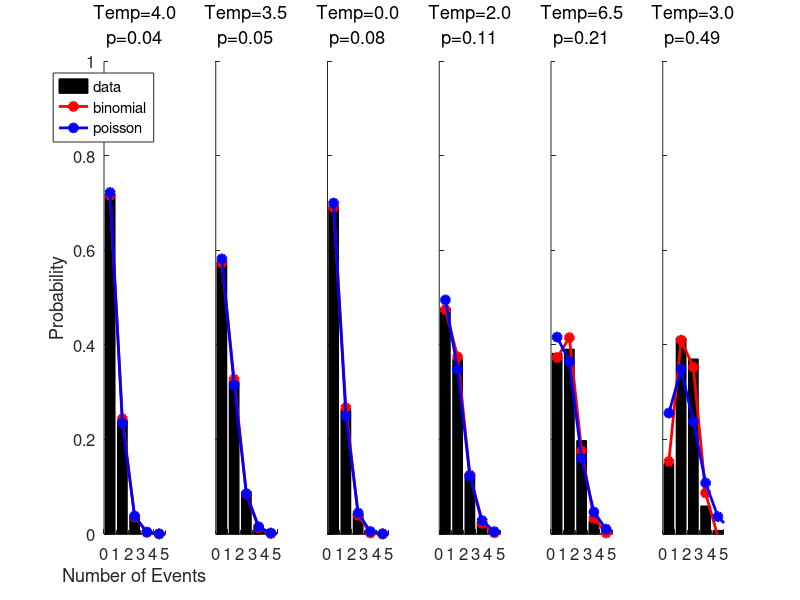

Recreate this plot in MATLAB.
% Bionmial Distributions
% Answers to exercises
%
% Copyright 2019 by Joshua I. Gold, University of Pennsylvania
%  Created 09/21/18
%  Updated 12/31/19

%% Exercise 1
% Note that omitting the semicolon at the end of a line causes the output
% to be shown in the Command Window.
n = 10;                       % Number of available quanta
pRelease = 0.2;               % Release probabilty 
k = 0:10;                     % Possible values of k (measured events)
probs = binopdf(k,n,pRelease) % Array of probabilities of obtaining those values of k, given n and prelease

%% Exercise 2
n = 14;                       % Number of available quanta
k = 8;                        % Measured number of released quanta
prob1  = binopdf(k,n,0.1)     % Probabilty of obtaining k if release p = 0.1
prob2  = binopdf(k,n,0.2)     % Probabilty of obtaining k if release p = 0.2
prob3  = binopdf(k,n,0.3)     % Probabilty of obtaining k if release p = 0.3
prob4  = binopdf(k,n,0.4)     % Probabilty of obtaining k if release p = 0.4
prob5  = binopdf(k,n,0.5)     % Probabilty of obtaining k if release p = 0.5
prob6  = binopdf(k,n,0.6)     % Probabilty of obtaining k if release p = 0.6 ** MOST LIKELY
prob7  = binopdf(k,n,0.7)     % Probabilty of obtaining k if release p = 0.7
prob8  = binopdf(k,n,0.8)     % Probabilty of obtaining k if release p = 0.8
prob9  = binopdf(k,n,0.9)     % Probabilty of obtaining k if release p = 0.9
prob10 = binopdf(k,n,1.0)     % Probabilty of obtaining k if release p = 1.0

%% Exercise 3
% Likelihood and log-likelihood for sample size = 2, assumed pRelease=0.1
n1 = 14;                      % Number of available quanta, experiment 1
n2 = 14;                      % Number of available quanta, experiment 2
k1 = 8;                       % Measured number of released experiment 1
k2 = 5;                       % Measured number of released experiment 2
pRelease = 0.1;               % Assumed probability of release
prob1 = binopdf(k1,n1,pRelease) % Probabilty of obtaining data 1 (k1) given n1, prelease
prob2 = binopdf(k2,n2,pRelease) % Probabilty of obtaining data 2 (k2) given n2, prelease
totalProb = prob1 * prob2     % Assume independence and compute product
totalLogProb = log(prob1) + log(prob2) % Assume independence and compute sum

% likelihood and log-likelihood functions for sample size = 2
ps = (0:0.01:1.0)';           % Array of possible release probabilities -- compute
                              % at a resolution of 0.01
nps = length(ps);             % Get length of array of values of p
probs = binopdf( ....         % Get value of the binomial distribution for each
   repmat([k1 k2], nps, 1), ...  % combination of k, n, p. The output is a matrix
   repmat([n1 n2], nps, 1), ...  % with two rows: 1) n1, k1  2) n2, k2
   repmat(ps, 1, 2));            % columns are different values of p

% The likelihood function is the product of likelihoods (assuming
% independence)
subplot(2,1,1); cla reset; hold on;
ylabel('Likelihood');
likelihoodFcn = prod(probs,2);   % Compute the product
plot(ps, likelihoodFcn);         % Plot it
maxLikelihood = max(likelihoodFcn); % Get the maximum likelihood
plot(ps(likelihoodFcn==maxLikelihood), maxLikelihood, 'ko');

% The log-likelihood function is the sum of log-likelihoods (assuming
% independence)
subplot(2,1,2); cla reset; hold on;
ylabel('Log-likelihood');
logLikelihoodFcn = sum(log(probs),2); % Compute the sum
plot(ps, logLikelihoodFcn);      % Plot it
maxLogLikelihood = max(logLikelihoodFcn); % Get the maximum likelihood
plot(ps(logLikelihoodFcn==maxLogLikelihood), maxLogLikelihood, 'ko');

% Likelihood and log-likelihood functions for different sample sizes.
%
% The code below will produce three plots that will update automatically 
%  for different sample sizes. You should see that as sample size increases, 
%  the ability to estimate the true value of the probability of release 
%  increases. You will also see an advantage of using log-likelihood over 
%  likelihood: as the number of samples increases, the total likelihood 
%  (the product of the likeilihoods associated with each measurement in 
%  the sample) eventually disappears, because Matlab can't handle the 
%  really small numbers (note that as the sample size increases, the 
%  number of all possible experimental outcomes you could measure gets 
%  really, really big, so the total likelihood of any GIVEN outcome gets 
%  really, really small). The three plots are:
%
%  TOP: normalized histogram of simulated experimental outcomes (i.e.,
%  simulated values of k for the given release probability and sample
%  size), along with the theoretical binomial distribution
%
%  MIDDLE: likelihood function, p(simulated data | pRelease)
%  Also shown are the maximum likelihood (peak of the likelihood function)
%  determined directly from the plotted likelihood function plus the value
%  (and 95% confidence intervals) computed using Matlab's "binofit" function
%  fit to the simulated data, plus the value of pRelease used in the
%  simulations.
% 
%  BOTTOM: Same as in the middle panel, but using the log-likelihood
%  function
%
n = 14;                       % number of available quanta
pRelease = 0.3;               % assumed probability of release
ks = 0:n;                     % possible values of k
ps = 0:0.01:1.0;              % possible release probabilities
pdat = zeros(length(ps), 2);  % pre-allocate matrix to hold likelihoods per p
TINY = 0.0001;                % to avoid multiplying/taking logs of really small numbers
for sampleSize = round(logspace(0,3,30))  % try different sample sizes
   
   % Simulate experiments -- get simulated counts for the given n,
   % pRelease, and number of experiments
   sCounts = binornd(n,pRelease,sampleSize,1);
   
   % Plot experiment, theoretical binomial pdf
   subplot(3,1,1); cla reset; hold on;
   title(sprintf('Sample size = %d', sampleSize))
   ylabel('Probability');
   xlabel('Release count');
   xlim([ks(1) ks(end)]);
   
   % Plot normalized histogram of simulated counts
   sCountHistogram = hist(sCounts, ks);
   bar(ks, sCountHistogram./sum(sCountHistogram));
   
   % Plot theoretical pdf
   plot(ks, binopdf(ks, n, pRelease), 'ro-');
   
   % compute (log) lik for each p
   pdat(:,1) = 1; % initialize so we can keep track of product of likelihoods
   pdat(:,2) = 0; % initialize so we can keep track of sum of log-likelihoods
   
   % Loop through each possible value of release probability
   for pp = 1:length(ps)
      
      % Compute the probabilities of obtaining the data, given the assumed
      % release probabilty
      probs = binopdf(ks, n, ps(pp));
      
      % Loop through each possible value of k we could have obtained in the
      % simulated experiment
      for cc = 1:length(ks)
         
         % Did we actually obtain that particular value of k?
         if sCountHistogram(cc) > 0
            
            % Avoid really small numbers
            if probs(cc) < TINY
               lprob = log(TINY);
               pprob = TINY;
            else
               lprob = log(probs(cc));
               pprob = probs(cc);
            end
            
            % Product of likelihoods
            pdat(pp,1) = pdat(pp,1).*pprob.^sCountHistogram(cc);
            
            % Sum of log likelihoods
            pdat(pp,2) = pdat(pp,2)+lprob.*sCountHistogram(cc);
         end
      end
   end
   
   % Use binofit to estimate p from the simulated data. This uses a trick
   % that assumes all of the measurements are independent and lumps them
   % together as if they were one big experiment.
   [phat, pci] = binofit(sum(sCounts),sampleSize*14);
   
   % Plot product of likelihoods
   %
   subplot(3,1,2); cla reset; hold on;
   ylabel('likelihood');

   % Plot the likelihood function (product of likelihoods)
   plot(ps, pdat(:,1));
   
   % Find the maximum
   maxp = max(pdat(:,1));
   
   % Show the actual pRelease value as a dashed line
   plot(pRelease.*[1 1], [0 maxp], 'r--');
   
   % Show the values obtained from binofit + CI
   plot(pci, maxp.*[1 1], 'm-', 'LineWidth', 2);
   plot(phat, maxp, 'm*');
   
   % Show the maximum value of our computed likelihood function
   plot(ps(pdat(:,1)==maxp), maxp, 'ko', 'MarkerSize', 12); 
   
   % plot sum of log-likelihoods
   %
   subplot(3,1,3); cla reset; hold on;
   ylabel('log likelihood');
   xlabel('Release probability');
   axis([0 1 log(TINY)*1000 0]);

   % Plot the likelihood function (sum of log-likelihoods)
   plot(ps, pdat(:,2));
   
   % Find the maximum
   maxp = max(pdat(:,2));
   
   % Show the actual pRelease value as a dashed line
   plot(pRelease.*[1 1], [0 min(pdat(:,2))], 'r--');
   
   % Show the values obtained from binofit + CI
   plot(pci, maxp.*[1 1], 'm-', 'LineWidth', 2);
   plot(phat, maxp, 'm*');

   % Show the maximum value of our computed likelihood function
   plot(ps(pdat(:,2)==maxp), maxp, 'g*'); 
   
   % Wait
   pause(0.1);
end

%% Exercise 4
%
% Note that like good Matlab programmers, we'll do this without loops
counts = [0	0 3 10 19 26 16 16 5 5 0 0 0 0 0]; % The experimental outcomes
n = length(counts)-1;   % Number of available quanta in each experiment
ks = 0:n;               % Possible values of k, as a row vector
nks = length(ks);       % Length of k
ps = (0:0.01:1.0)';     % Possible values of release probability, as a column vector
nps = length(ps);       % Length of p

% Compute the value of the binomial distribution for each possible value of 
%  k, n, p. Make a matrix in which:
%     - columns correspond to different values of p
%     - rows correspond to different values of k
probs = binopdf( ...
   repmat(ks, nps, 1), ...    % Repeat ks-row vector for each p
   n, ...                     % Always assuming the same 'n'
   repmat(ps, 1, nks));       % Repeat ps-column vector for each k

% Make a matrix of outcomes (in rows) that are repeated along the columns so we can
% use them to compute likelihoods for each possible value of release probability (p)
countsMatrix = repmat(counts, nps, 1);

% Compute likelihood function, which takes the product of all likelihoods
% associated with each measured outcome. 
likelihoodFcn = prod(probs.^countsMatrix,2);
pHat_fromLiklihood = ps(likelihoodFcn==max(likelihoodFcn))

% Compute log-likelihood function, which takes the sum of all log-likelihoods
% associated with each measured outcome. 
logLikelihoodFcn = sum(log(probs).*countsMatrix,2);
pHat_fromLogLikelihood = ps(logLikelihoodFcn==max(logLikelihoodFcn))

% use binofit
pHat = binofit(sum(counts.*ks),sum(counts)*n)

%% Exercise 5
n = 14;                       % Number of available quanta
k = 7;                        % Measured number of released quanta
pHat = binofit(k,n)           % Compute maximum-likelihood value of p
pNull = 0.3;                  % Null hypothesis p
prob = binopdf(k,n,pNull)    % p>0.05, so cannot rule out that we would have gotten this measurement by chance under the null hypothesis

%% Bonus exercise
% The data table
data = [ ...
   4.0 615 206 33 2 0 0; ...
   3.5 604 339 94 11 2 0; ...
   0.0 332 126 21 1 0 0; ...
   2.0 573 443 154 28 2 0; ...
   6.5 172 176 89 12 1 0; ...
   3.0 80 224 200 32 4 0];

xs = 0:5; % x-axis

% For each session
num_sessions = size(data, 1);
for ii = 1:num_sessions 
   
   % Compute relevant variables
   nx = data(ii,2:end); % the count data
   N  = sum(nx); % the total number of trials
   m  = sum(nx(2:end).*xs(2:end))/N;  % mean
   v  = sum((xs-m).^2.*nx)/N;  % variance
   p  = 1 - (v/m); % release probabilty
   n  = m/p; % available quanta per trial

   % Set up the plot
   subplot(1, num_sessions, ii); cla reset; hold on;
   bar(xs+0.5, nx./N, 'FaceColor', 'k');

   % Compute the binomial probabilities according to the equations at the
   % top of p. 762
   binomialCounts = zeros(size(xs));
   binomialCounts(1) = sum(nx).*(1-p).^n;   
   for jj = 2:length(binomialCounts)
       binomialCounts(jj) = binomialCounts(jj-1).*(m-p.*(jj-2))/((jj-1).*(1-p));
   end
   binomialCounts = round(binomialCounts);

   % Normalize for pdf and plot
   plot(xs+0.5, binomialCounts./sum(binomialCounts), 'ro-', 'MarkerFaceColor', 'r', 'LineWidth', 2);

   % If you want to compute Chi-2 goodness-of-fit,  k-1 degrees of freedom
   % A little bit of a cheat -- assume all bins contribute even when
   % binomialCounts=0 (because nx is always zero then, too)
   % pb = 1-chi2cdf(nansum((nx-binomialCounts).^2./binomialCounts), length(binomialCounts)-1);   

   % Get Possion pdf
   pps = poisspdf(xs, m);
   plot(xs+0.5, pps, 'bo-', 'MarkerFaceColor', 'b', 'LineWidth', 2);

   % If you want to compute Chi-2 goodness-of-fit, k-1 degrees of freedom
   % poissonCounts = round(pps.*N);
   % pp = 1-chi2cdf(nansum((nx-poissonCounts).^2./poissonCounts), length(poissonCounts)-1);

   % Show titles,labels, legend
   axis([0 5 0 1]);
   set(gca, 'FontSize', 12);
   h=title({sprintf('Temp=%.1f', data(ii,1)); sprintf('p=%.2f', p)});
   set(h, 'FontWeight', 'normal');
   if ii == 1
      xlabel('Number of Events')
      ylabel('Probability')
      legend('data', 'binomial', 'poisson');
   else
      set(gca, 'YTickLabel', '');
   end
end